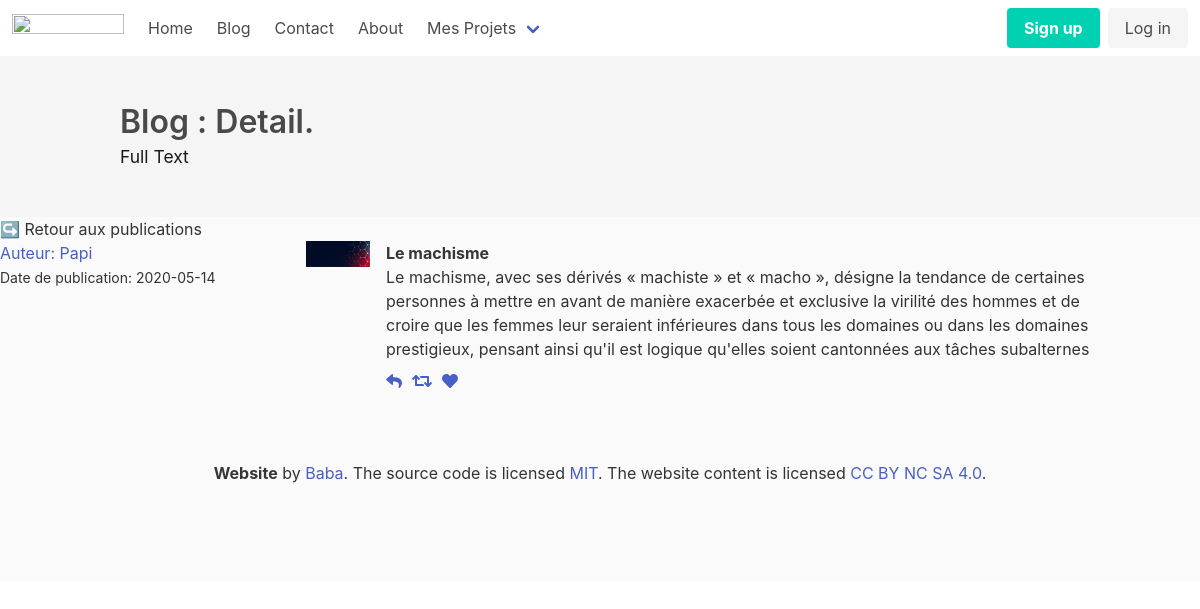
Screenshot of /blog/post/9 with the database file from the repository.
### application/models.py (models this page shows, shortened)
class User(db.Model, UserMixin):
    id = db.Column(db.Integer, primary_key=True)
    username = db.Column(db.String(20), unique=True, nullable=False)
    email = db.Column(db.String(120), unique=True, nullable=False)
    password = db.Column(db.String(120), nullable=False)
    image_file = db.Column(db.String(20), nullable=False, default ="default.jpg")
    is_admin = db.Column(db.Boolean, default=False)
    post = db.relationship('Post', backref='author', lazy = True)

class Post(db.Model):
    id = db.Column(db.Integer, primary_key=True)
    title = db.Column(db.String(100), nullable=False )
    date_posted = db.Column(db.DateTime, nullable=False, default = datetime.utcnow  )
    content = db.Column(db.Text, nullable=False )
    user_id = db.Column(db.Integer, db.ForeignKey('user.id'), nullable=False)

### application/views.py (the view)
@app.route('/blog/post/<int:id>')
def blog_show(id):
    post = Post.query.get_or_404(id)
    return render_template('pages/blogs/post_show.html', posts=post, title='article' )

### application/Templates/pages/blogs/post_show.html (shortened to what this page needs)
{% extends 'layouts/default.html' %}
{% block body %}
<section class="hero is-light">
  <div class="hero-body">
    <div class="container">
      <h1 class="title"> Blog : Detail.</h1>
      <h2 class="subtitle"><small> Full Text</small> </h2>
    </div>
  </div>
</section>
<div> <a href="{{ url_for('blog') }}">↪️</a> Retour aux publications</div>
<div class="columns">
  <div class="column is-3">
    <a href="#"> Auteur:  {{ posts.author.username }}  </a> <br>
    <small> Date de publication: {{posts.date_posted.strftime('%Y-%m-%d')}}</small>
  </div>
  <div class="column is-8">
          <article class="media">
            <figure class="media-left">
              <p class="image is-64x64"><img src="{{ url_for('static', filename='src/img/profile_pics/'+ posts.author.image_file) }}"> </p>
            </figure>
            <div class="media-content">
              <div class="content">
                <p>
                  <strong>{{ posts.title }} </strong>
                  <br>
                  {{ posts.content}}
                </p>
              </div>
              <nav class="level is-mobile">
                <div class="level-left">
                  <a class="level-item">
                    <span class="icon is-small"><i class="fas fa-reply"></i></span>
                  </a>
                  <a class="level-item">
                    <span class="icon is-small"><i class="fas fa-retweet"></i></span>
                  </a>
                  <a class="level-item">
                    <span class="icon is-small"><i class="fas fa-heart"></i></span>
                  </a>
                </div>
              </nav>
            </div>
        </article>
  </div>
</div>
{% endblock %}

### application/static/css/main.css (style rules this page uses)
body { background: #fafafa; color: #333333 ; }

### rows the page displays
User: author.username "Papi", image_file (picture)
Post: date_posted "2020-05-14", title "Le machisme", content "Le machisme, avec ses dérivés « machiste » et « macho », désigne la tendance de certaines personnes à mettre en avant de manière exacerbée et exclusive la virilité des hommes et de croire que les femmes leur seraient inférieures dans tous les domaines ou dans les domaines prestigieux, pensant ainsi qu'il est logique qu'elles soient cantonnées aux tâches subalternes"
